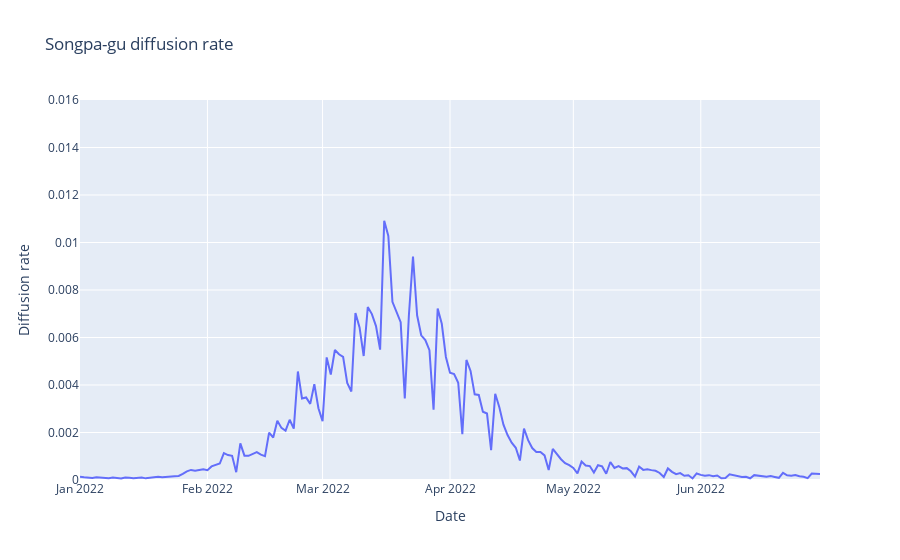

This figure's notebook cell:
### Code cell
fig = px.line(districts_diffusion_rate, x="Date", y="Songpa-gu", title='Songpa-gu diffusion rate')
fig.update_layout(yaxis_range=[0,0.016], yaxis_title="Diffusion rate")
fig.show()

### Figure 1 — Plotly figure (JSON) as saved in the notebook; plotly's stock layout.template omitted (floating-point values rounded to 4 significant figures; data arrays with more than 128 entries replaced by an {"elided": "..."} marker saying what was removed)
{"data": [{"hovertemplate": "Date=%{x}<br>Songpa-gu=%{y}<extra></extra>", "legendgroup": "", "line": {"color": "#636efa", "dash": "solid"}, "marker": {"symbol": "circle"}, "mode": "lines", "name": "", "orientation": "v", "showlegend": false, "type": "scatter", "x": {"elided": "181 str values"}, "xaxis": "x", "y": {"elided": "181 float values"}, "yaxis": "y"}], "layout": {"legend": {"tracegroupgap": 0}, "title": {"text": "Songpa-gu diffusion rate"}, "xaxis": {"anchor": "y", "domain": [0, 1], "title": {"text": "Date"}}, "yaxis": {"anchor": "x", "domain": [0, 1], "range": [0, 0.016], "title": {"text": "Diffusion rate"}}}}
